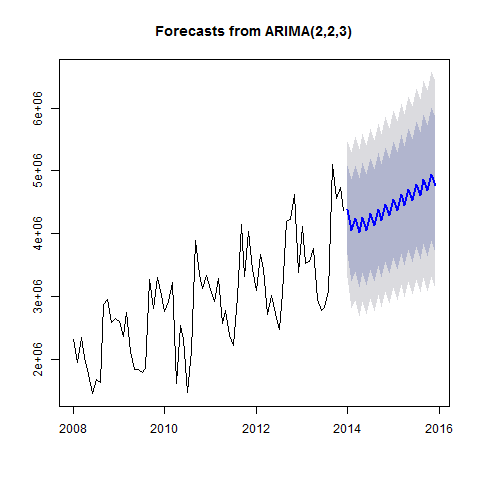

Reproduce this figure in R.
#Creates Model_ARIMA_12 plot

png("Plots/Model_ARIMA_12_plot.png")
plot(forecast(Model_ARIMA_12))
dev.off()